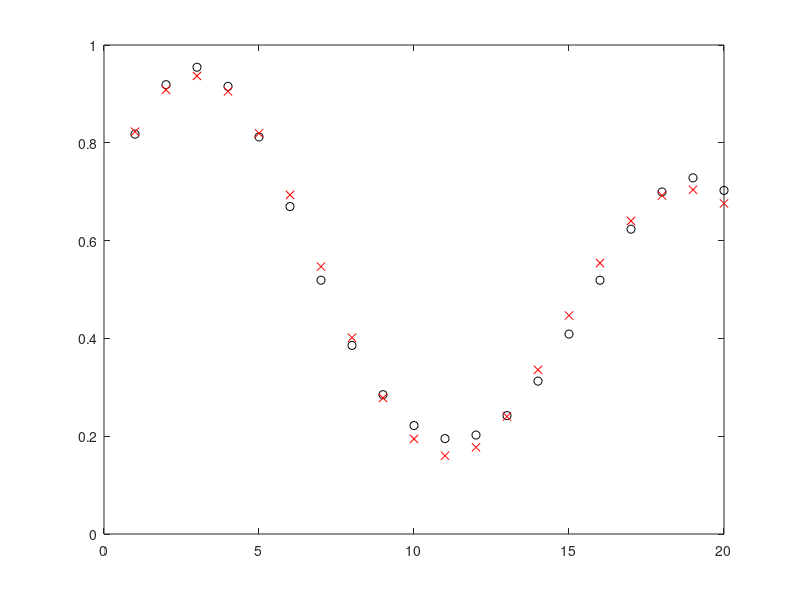
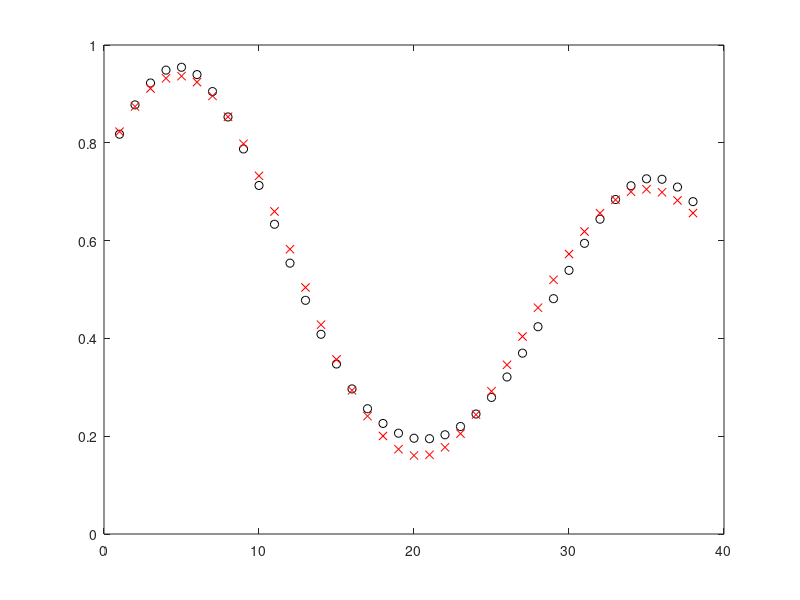

The MATLAB source for these figures, in order:
%pasirenkami parametrai
c1 = 0.19; c2 = 0.92;   %centrai
r1 = 0.15;   r2 = 0.15; %spinduliai
n = 0.01;            %mokymo zingsnis
e = zeros(1,20);

%Numatytos vertes
x = 0.1:1/22:1;
d = ((1+0.6*sin(2*pi*x/0.7))+ 0.3*sin(2*pi*x))/2;
F1 = exp(-(x-c1).^2/(2*r1^2));
F2 = exp(-(x-c2).^2/(2*r2^2));

%w
w1 = rand(1);
w2 = rand(1);
w0 = rand(1);
y = F1*w1 + F2*w2 + w0;
for k = 1:1000
    for i = 1:20
        %skaiciavimai
        e=d(i)-y(i);
        w1 = w1 + n*e*F1(i);
        w2 = w2 + n*e*F2(i);
        w0 = w0 + n*e;
        y(i) = F1(i)*w1 + F2(i)*w2 + w0;
    end
end


figure(1)
plot(1:20,y,'ko',1:20,d,'rx')


x = 0.1:1/42:1;
d = ((1+0.6*sin(2*pi*x/0.7))+ 0.3*sin(2*pi*x))/2;
F1 = exp(-(x-c1).^2/(2*r1^2));
F2 = exp(-(x-c2).^2/(2*r2^2));
y = F1*w1 + F2*w2 + w0;
figure(2)
plot(1:38,y,'ko',1:38,d,'rx')